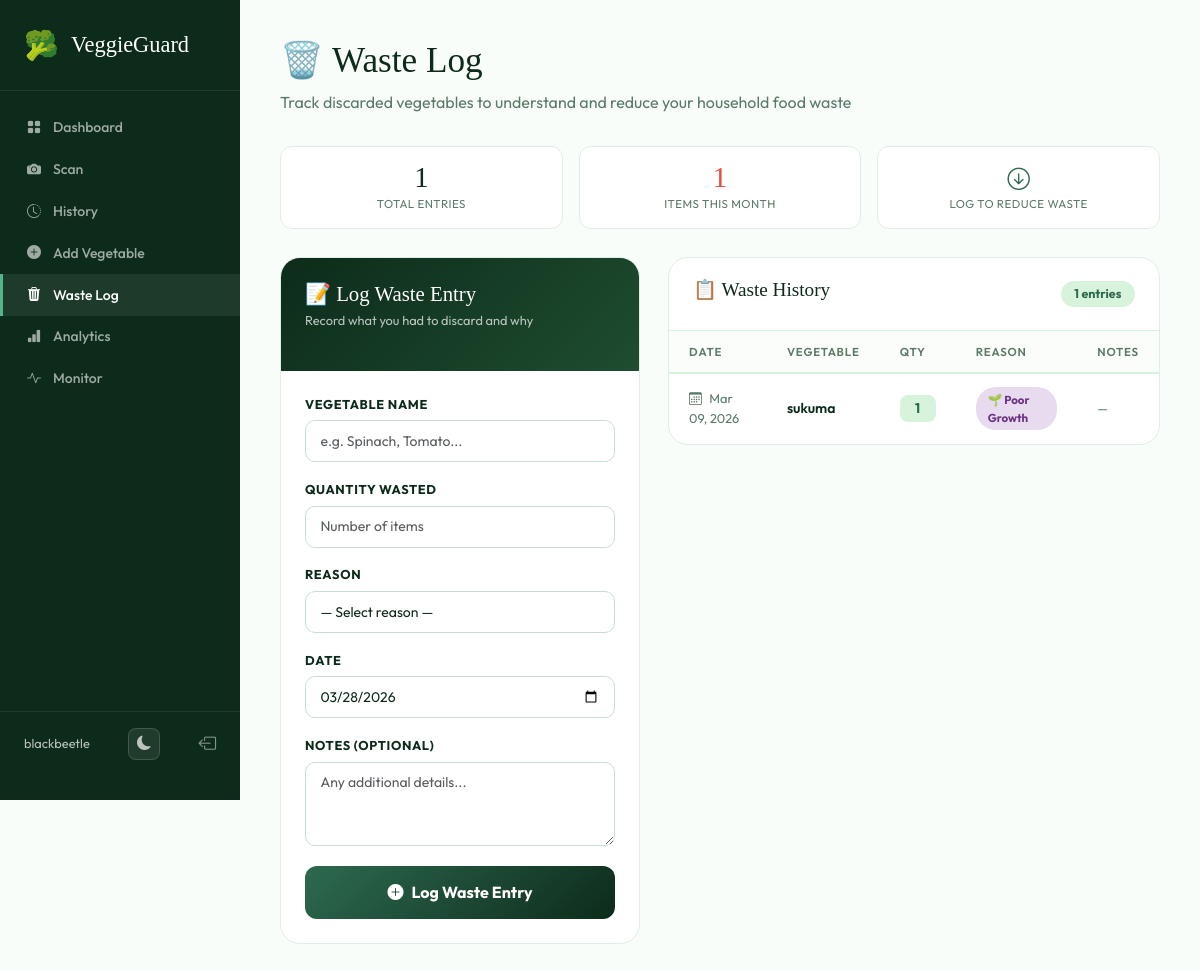
The page /waste/ (signed in) on the database as committed earlier.
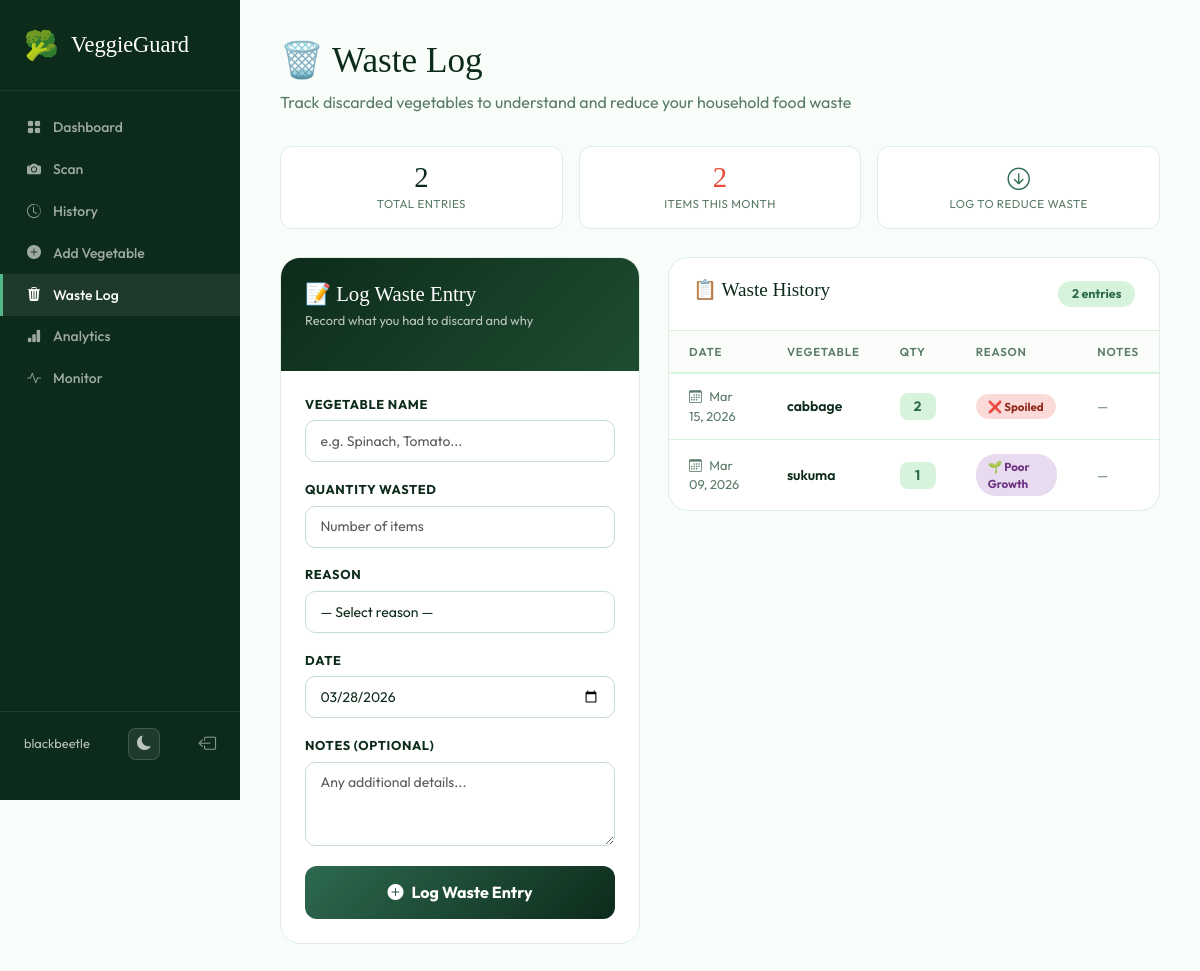
The same page on the database as committed later.
### garden/models.py (models this page shows, shortened)
class WasteLog(models.Model):
    REASON_CHOICES = [
        ('disease', 'Disease'),
        ('pest', 'Pest Damage'),
        ('overripe', 'Overripe'),
        ('weather', 'Weather Damage'),
        ('poor_growth', 'Poor Growth'),
        ('spoiled', 'Spoiled'),
        ('other', 'Other'),
    ]
    user = models.ForeignKey(User, on_delete=models.CASCADE, related_name='waste_logs')
    vegetable = models.ForeignKey(
        Vegetable, on_delete=models.SET_NULL,
        null=True, blank=True, related_name='waste_logs'
    )
    scan = models.ForeignKey(
        ScanResult, on_delete=models.SET_NULL,
        null=True, blank=True, related_name='waste_logs'
    )
    vegetable_name = models.CharField(max_length=100)
    quantity_wasted = models.PositiveIntegerField()
    reason = models.CharField(max_length=30, choices=REASON_CHOICES)
    notes = models.TextField(blank=True)
    date = models.DateField()
    created_at = models.DateTimeField(auto_now_add=True)
    class Meta:
        ordering = ['-date']

### garden/views.py (the view)
# urls.py: path('waste/', views.waste_log, name='waste_log'),
@login_required
def waste_log(request):
    form = WasteLogForm(request.user, request.POST or None)
    if request.method == 'POST' and form.is_valid():
        log = form.save(commit=False)
        log.user = request.user
        log.save()
        messages.success(request, 'Waste logged.')
        return redirect('waste_log')
    logs = WasteLog.objects.filter(user=request.user)
    return render(request, 'garden/waste_log.html', {'form': form, 'logs': logs})

### garden/forms.py
class WasteLogForm(forms.ModelForm):
    class Meta:
        model = WasteLog
        fields = ['vegetable', 'vegetable_name', 'quantity_wasted', 'reason', 'notes', 'date']
        widgets = {'date': forms.DateInput(attrs={'type': 'date'})}
    def __init__(self, user, *args, **kwargs):
        super().__init__(*args, **kwargs)
        self.fields['vegetable'].queryset = Vegetable.objects.filter(user=user)
        self.fields['vegetable'].required = False

### garden/templates/garden/waste_log.html (shortened to what the changed rows need)
<!DOCTYPE html>
<html lang="en">
<head>
<link href="https://cdn.jsdelivr.net/npm/bootstrap@5.3.0/dist/css/bootstrap.min.css" rel="stylesheet">
<link rel="stylesheet" href="/static/css/darkmode.css">
<link rel="stylesheet" href="https://cdn.jsdelivr.net/npm/bootstrap-icons@1.11.0/font/bootstrap-icons.css">
</head>
<body>
<main class="main-content">
  <div class="page-header">
    <h1>🗑️ Waste Log</h1>
  </div>
  <div class="summary-strip">
    <div class="summary-card">
      <div class="summary-num">{{ logs|length }}</div>
      <div class="summary-label">Total Entries</div>
    </div>
    <div class="summary-card">
      <div class="summary-num" style="color:#e74c3c">
        {% with total=0 %}
          {{ logs|length }}
        {% endwith %}
      </div>
      <div class="summary-label">Items This Month</div>
    </div>
  </div>
  <div class="layout">
    <div class="form-card">
      <div class="form-card-header">
        <h2>📝 Log Waste Entry</h2>
      </div>
    </div>
    <div class="history-card">
      <div class="history-header">
        <h2>📋 Waste History</h2>
        <span class="total-badge">{{ logs|length }} entries</span>
      </div>
      {% if logs %}
      <table class="waste-table">
        <thead>
          <tr>
            <th>Date</th>
            <th>Vegetable</th>
            <th>Qty</th>
            <th>Reason</th>
            <th>Notes</th>
          </tr>
        </thead>
        <tbody>
          {% for log in logs %}
          <tr>
            <td style="color:var(--muted);font-size:.8rem">
              <i class="bi bi-calendar3" style="margin-right:.3rem"></i>
              {{ log.date|date:"M d, Y" }}
            </td>
            <td><span class="veg-name">{{ log.vegetable_name }}</span></td>
            <td><span class="qty-badge">{{ log.quantity_wasted }}</span></td>
            <td>
              <span class="reason-pill reason-{{ log.reason }}">
                {% if log.reason == 'disease' %}🦠
                {% elif log.reason == 'pest' %}🐛
                {% elif log.reason == 'overripe' %}🍂
                {% elif log.reason == 'weather' %}🌧️
                {% elif log.reason == 'poor_growth' %}🌱
                {% elif log.reason == 'spoiled' %}❌
                {% else %}📌{% endif %}
                {{ log.get_reason_display }}
              </span>
            </td>
            <td style="color:var(--muted);font-size:.8rem;max-width:200px">
              {{ log.notes|default:"—"|truncatechars:50 }}
            </td>
          </tr>
          {% endfor %}
        </tbody>
      </table>
      {% else %}
      <div class="empty-state">
        <div class="empty-icon">🌿</div>
        <h3>No waste logged yet</h3>
        <p>Start tracking discarded vegetables to identify waste patterns and reduce food loss.</p>
      </div>
      {% endif %}
    </div>
  </div>
</main>
</body>
</html>

Rows that differ between the two databases and show on the page:
added WasteLog: date "Mar 15, 2026", vegetable_name "cabbage", quantity_wasted "2", reason "Spoiled", notes "—"
Other text that changed with them:
{{ logs|length }}: "1" → "2"
